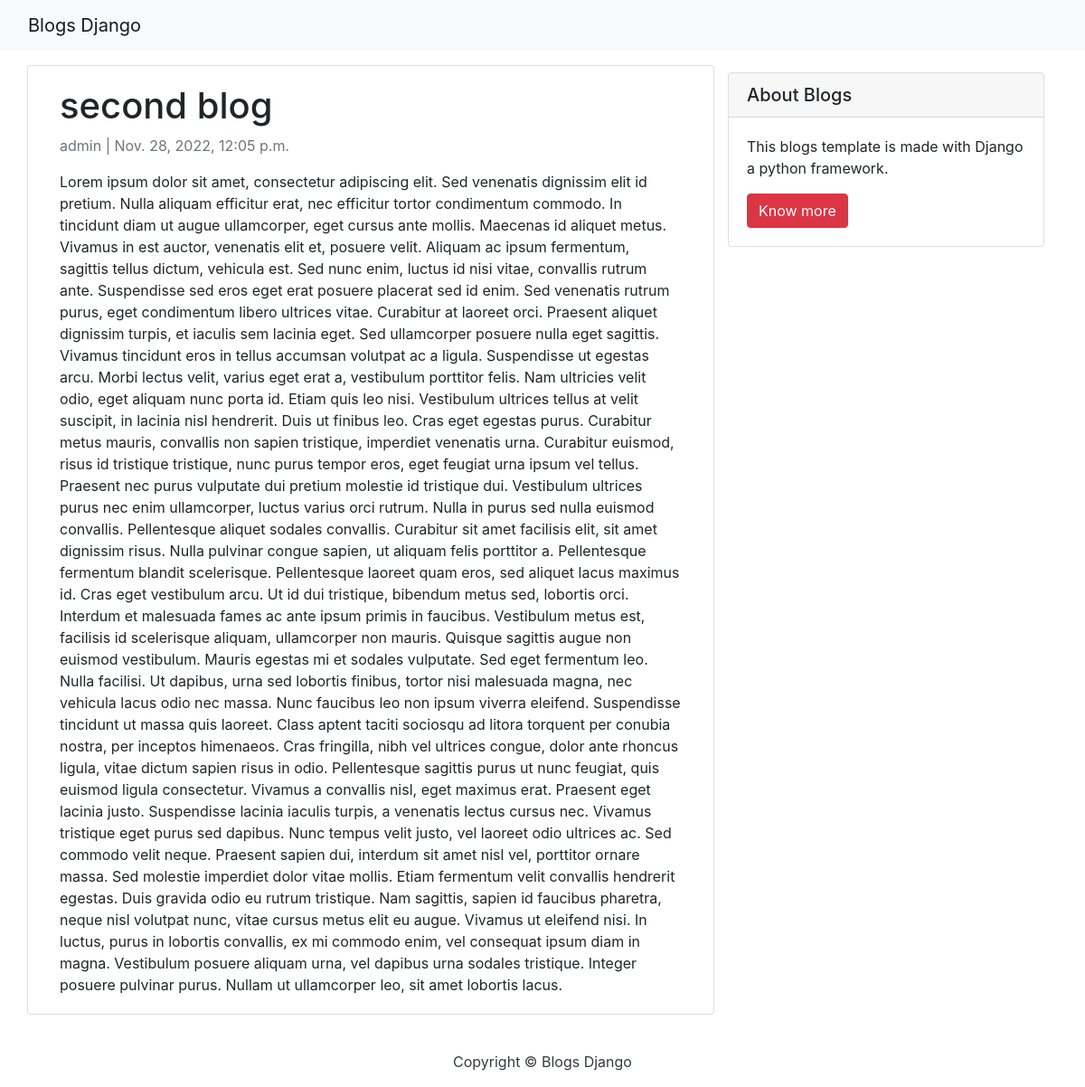
Page /second-blog/ on the committed database.
### blog/models.py (models this page shows, shortened)
class Post(models.Model):
    title = models.CharField(max_length=200, unique=True)
    slug = models.SlugField(max_length=200, unique=True)
    author = models.ForeignKey(User, on_delete=models.CASCADE, related_name='blog_posts')
    updated_on = models.DateTimeField(auto_now= True)
    content = models.TextField()
    created_on = models.DateTimeField(auto_now_add=True)
    status = models.IntegerField(choices=STATUS, default=0)
    class Meta:
        ordering = ['-created_on']

### blog/views.py (the view)
# urls.py: path('<slug:slug>/', views.PostDetails.as_view(), name='post_detail'),
class PostDetails(generic.DetailView):
    model = Post
    template_name = 'post_detail.html'

### templates/post_detail.html
{% extends 'base.html' %} {% block content %}
    <div class="container">
        <div class="row">
            <div class="col-md-8 card mb-4  mt-3 left  top">
                <div class="card-body">
                    <h1>{% block title %} {{ post.title }} {% endblock title %}</h1>
                    <p class=" text-muted">{{ post.author }} | {{ post.created_on }}</p>
                    <p class="card-text ">{{ post.content | safe }}</p>
                </div>
            </div>
            {% block sidebar %}
                {% include 'sidebar.html' %}
            {% endblock sidebar %}
        </div>
    </div>
{% endblock content %}

### rows in the picture
Post: title "second blog", author "admin", created_on "Nov. 28, 2022, 12:05 p.m.", content "Lorem ipsum dolor sit amet, consectetur adipiscing elit. Sed venenatis dignissim elit id pretium. Nulla aliquam efficitur erat, nec efficitur tortor condimentum commodo. In tincidunt diam ut augue ullamcorper, eget cursus ante mollis. Maecenas id aliquet metus. Vivamus in est auctor, venenatis elit et, posuere velit. Aliquam ac ipsum fermentum, sagittis tellus dictum, vehicula est. Sed nunc enim, luctus id nisi vitae, convallis rutrum ante. Suspendisse sed eros eget erat posuere placerat sed id enim. Sed venenatis rutrum purus, eget condimentum libero ultrices vitae. Curabitur at laoreet orci. Praesent aliquet dignissim turpis, et iaculis sem lacinia eget. Sed ullamcorper posuere nulla eget…"
